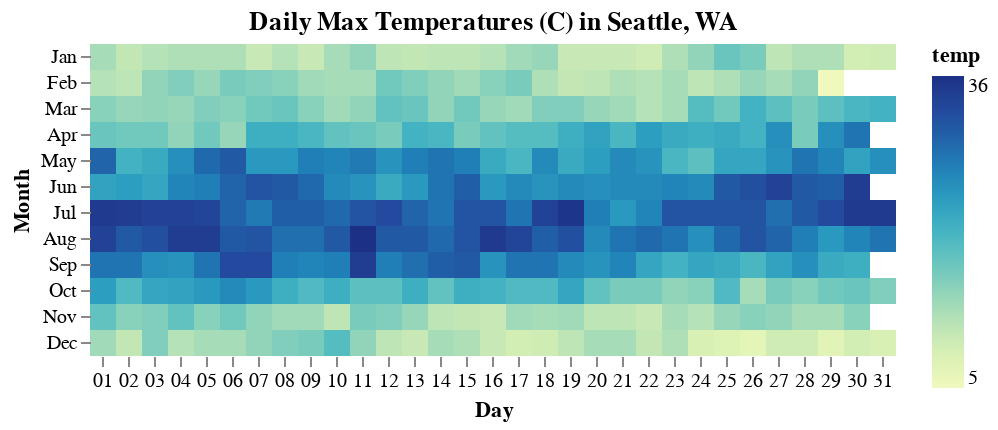

The notebook cell saved with this chart:
### Code cell
import altair as alt
from vega_datasets import data

source = data.seattle_weather()

alt.Chart(source, title="Daily Max Temperatures (C) in Seattle, WA").mark_rect().encode(
    alt.X("date(date):O", title="Day"),
    alt.Y("month(date):O", title="Month"),
    alt.Color("max(temp_max)", title='temp'),
    tooltip=[
        alt.Tooltip("monthdate(date)", title="Date"),
        alt.Tooltip("max(temp_max)", title="Max Temp"),
    ],
).configure_view(
    step=13,
    strokeWidth=0
).configure_axis(
    domain=False
)

### Figure 1 — Vega-Lite specification as saved in the notebook (floating-point values rounded to 4 significant figures; data arrays with more than 128 entries replaced by an {"elided": "..."} marker saying what was removed)
{"config": {"view": {"continuousWidth": 400, "continuousHeight": 300, "step": 13, "strokeWidth": 0}, "axis": {"domain": false}}, "data": {"name": "data-830c39fec90146253fb06a06c26374ef"}, "mark": "rect", "encoding": {"color": {"aggregate": "max", "field": "temp_max", "title": "temp", "type": "quantitative"}, "tooltip": [{"field": "date", "timeUnit": "monthdate", "title": "Date", "type": "temporal"}, {"aggregate": "max", "field": "temp_max", "title": "Max Temp", "type": "quantitative"}], "x": {"field": "date", "timeUnit": "date", "title": "Day", "type": "ordinal"}, "y": {"field": "date", "timeUnit": "month", "title": "Month", "type": "ordinal"}}, "title": "Daily Max Temperatures (C) in Seattle, WA", "$schema": "https://vega.github.io/schema/vega-lite/v4.17.0.json", "datasets": {"data-830c39fec90146253fb06a06c26374ef": {"elided": "1461 records"}}}
